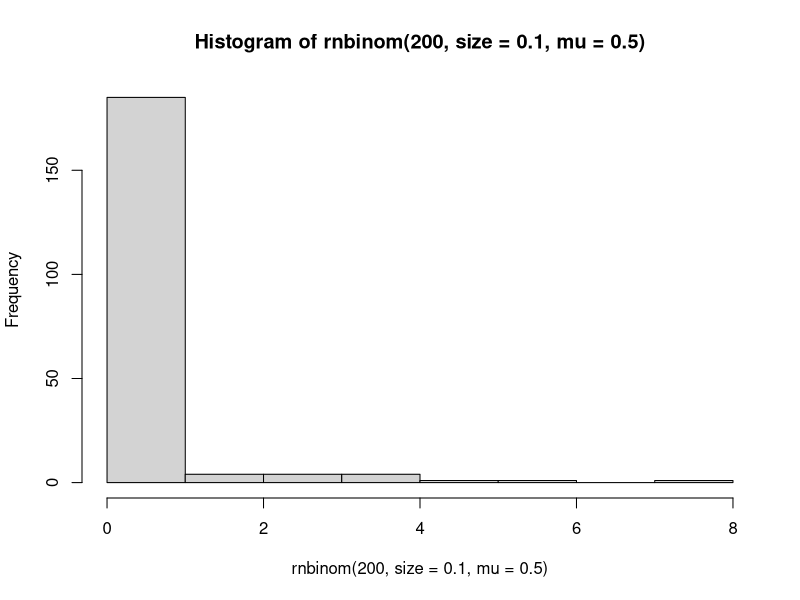
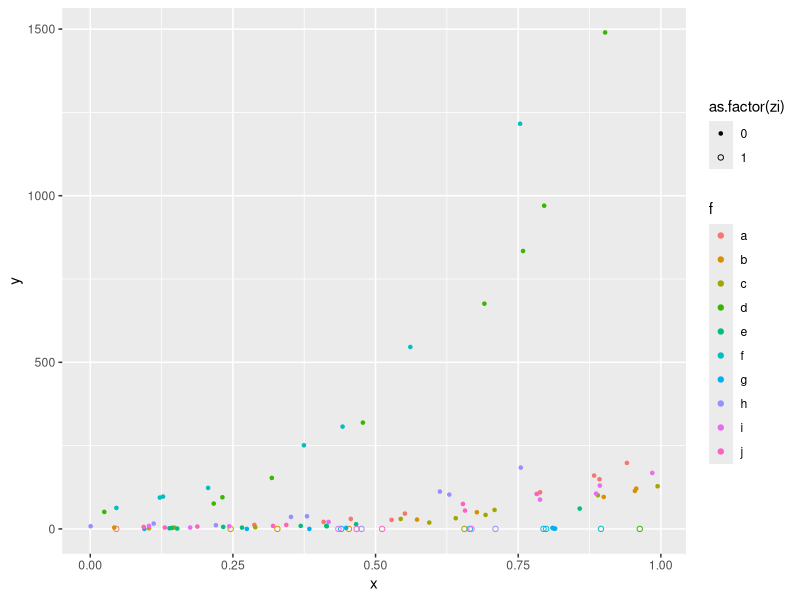
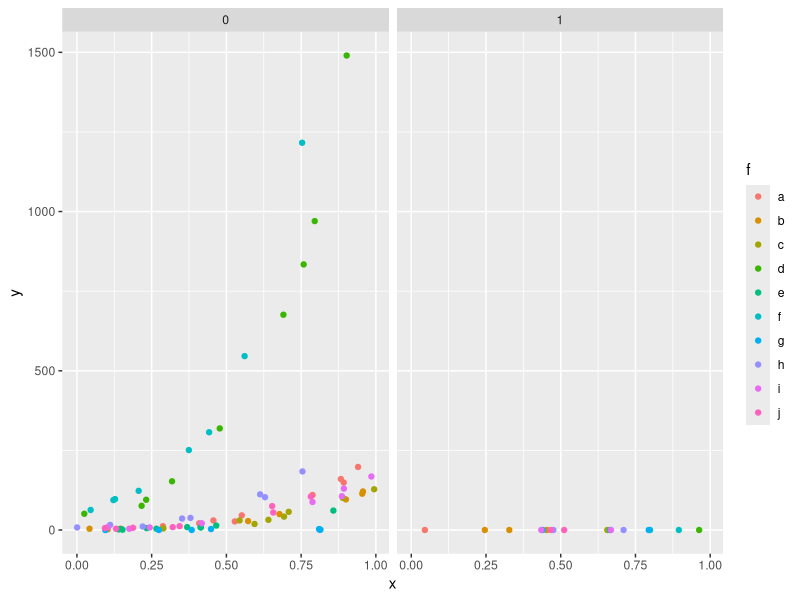
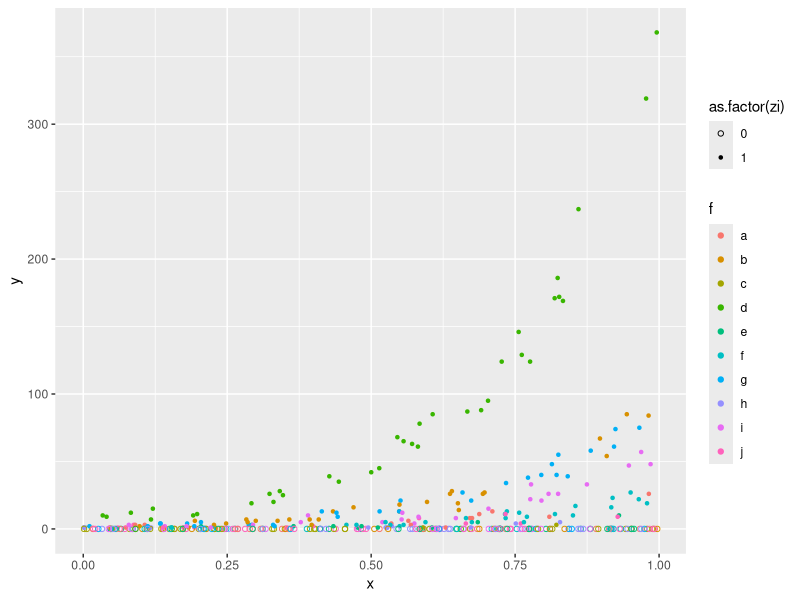
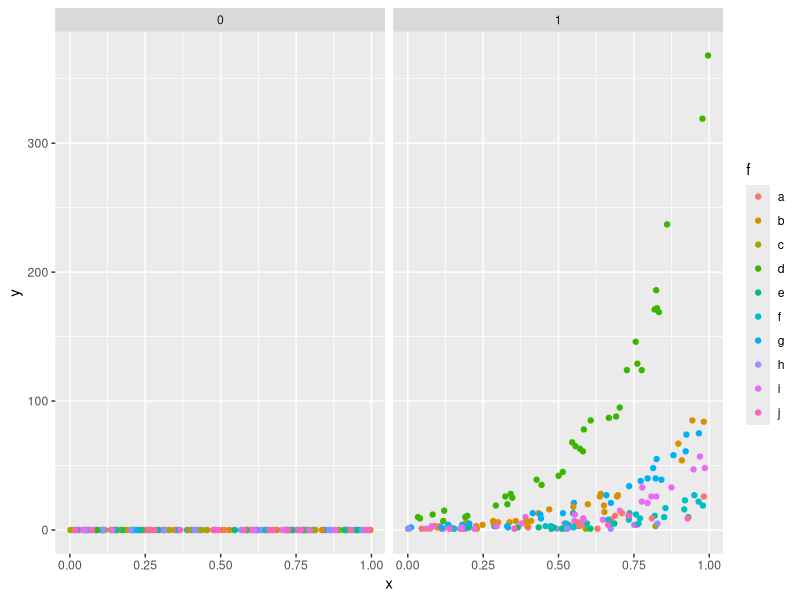

Here is the R script that generated these plots, in order:
## ---- chunk 1
hist(rnbinom(200, size = 0.1, mu = 0.5))
## ---- chunk 2
library(tidyverse)
## ---- chunk 3
set.seed(123)
d <- data.frame(f = factor(rep(letters[1:10], each = 10)), x = runif(100))
u <- rnorm(10, sd = 2)
d$eta <- with(d, u[f] + 1 + 4 * x)
pz <- 0.2 # probability of excess zeros
zi <- rbinom(100, size = 1, prob = pz)
d$y <- ifelse(zi, 0, rpois(100, lambda = exp(d$eta)))
d$zi <- zi
## ---- chunk 4
ggplot(d, aes(x, y, colour = f, shape = as.factor(zi))) + geom_point() +
  scale_shape_manual(values = c(20, 21))
## ---- chunk 5
ggplot(d, aes(x, y, colour = f)) + geom_point() +
  facet_wrap(~zi)
## ---- chunk 6
# simulated zero-inflated Poisson example
set.seed(99)
d <- data.frame(f = factor(rep(letters[1:10], each = 10)), x = runif(400))
u <- rnorm(10, sd = 2)
d$eta0 <- with(d, u[f] + 1 + 0.6 * x)
d$eta <- with(d, u[f] + 1 + 4 * x)
pz <- plogis(d$eta0) # probability of excess zeros
zi <- rbinom(400, size = 1, prob = pz)
rtpois <- function(N, lambda) qpois(runif(N, dpois(0, lambda), 1), lambda) # truncated poisson
d$y <- ifelse(zi==0, 0, rtpois(400, lambda = exp(d$eta)))
d$zi <- zi
## ---- chunk 7
ggplot(d, aes(x, y, colour = f, shape = as.factor(zi))) + geom_point() +
  scale_shape_manual(values = c(21, 20))

ggplot(d, aes(x, y, colour = f)) + geom_point() +
  facet_wrap(~zi)
